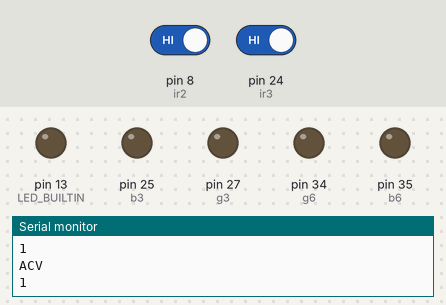
Bench run of a sketch on a simulated Arduino Mega 2560, built with avr-gcc and run on an emulated ATmega2560. On the bench: output pins drawn as LEDs (lit = HIGH), the last lines printed to the serial monitor. Inputs (shaded band) come from the test bench; at power-on: pin 8 (ir2) HIGH, pin 24 (ir3) HIGH.

Above: at 1.2 s.
1.3 s: pin 8 (ir2) driven LOW
At 2.5 s:
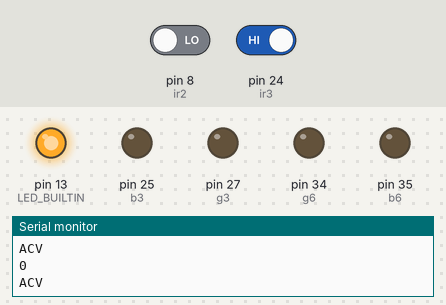
2.8 s: pin 24 (ir3) driven LOW
At 3.6 s:
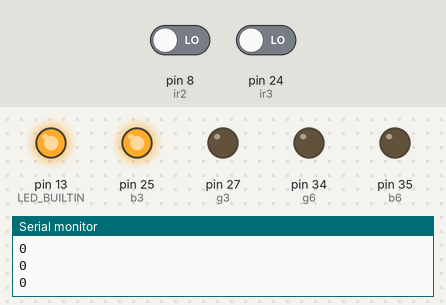
4.3 s: pin 8 (ir2) driven HIGH
At 4.7 s:
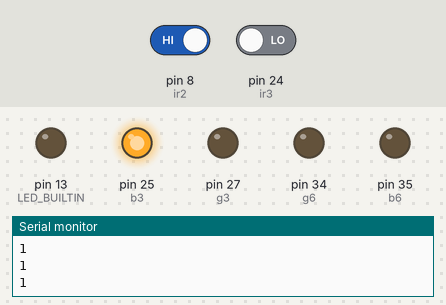
5.8 s: pin 24 (ir3) driven HIGH
At 7.1 s:
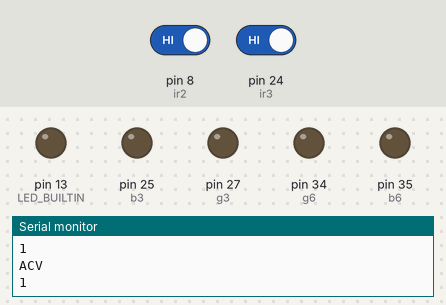
Timing chart, 0 to 8.3 s (numbered marks = the images above; inputs shaded):
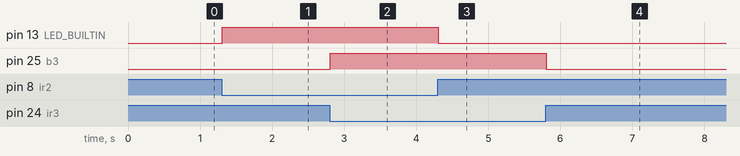

The sketch:

TEST_Ir.ino
```cpp
#define ir2 8
int g2=23;
int b2=47;

#define ir3 24
int g3=27;
int b3=25;

#define ir6 33
int g6=34;
int b6=35;

void setup() {
  // put your setup code here, to run once:
Serial.begin(9600);
pinMode(ir2,INPUT);
pinMode(ir6,INPUT);
pinMode(g6,OUTPUT);
   pinMode(b6,OUTPUT);

   pinMode(g3,OUTPUT);
   pinMode(b3,OUTPUT);

pinMode(LED_BUILTIN,OUTPUT);
}

void loop() {
  // put your main code here, to run repeatedly:
int val=digitalRead(ir2);
Serial.println(val);
if(val==0)
digitalWrite(LED_BUILTIN,HIGH);
if(val==1)
digitalWrite(LED_BUILTIN,LOW);

if(digitalRead(ir3)==LOW)
 {
  digitalWrite(b3,HIGH);
}
if(digitalRead(ir3)==HIGH)
  {
    Serial.println("ACV");
    digitalWrite(b3,LOW);
  }
}
```

Measured:
- after the input at 1.3 s, pin 13 (LED_BUILTIN): LOW → HIGH at once
- after the input at 2.8 s, pin 25 (b3): LOW → HIGH at once
- after the input at 4.3 s, pin 13 (LED_BUILTIN): HIGH → LOW at once
- after the input at 5.8 s, pin 25 (b3): HIGH → LOW at once
